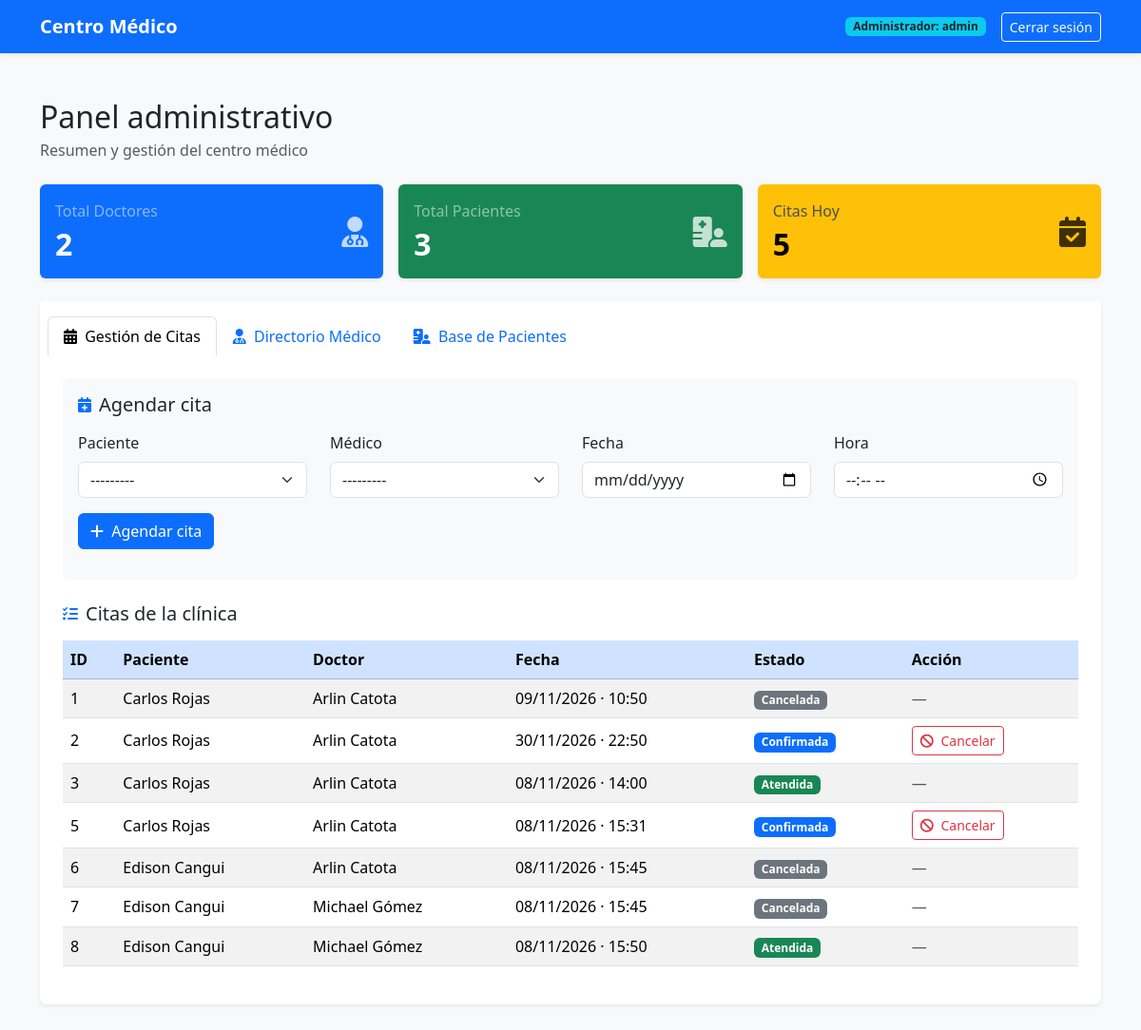
The page /administrativo/ (signed in) on the database its author committed.
### gestion_citas/models.py (models this page shows, shortened)
class Cita(models.Model):
    class Estado(models.TextChoices):
        CONFIRMADA = "Confirmada", "Confirmada"
        CANCELADA = "Cancelada", "Cancelada"
        ATENDIDA = "Atendida", "Atendida"
    id_paciente = models.ForeignKey(Paciente, on_delete=models.CASCADE)
    id_medico = models.ForeignKey(Medico, on_delete=models.CASCADE)
    fecha = models.DateField()
    hora = models.TimeField()
    estado = models.CharField(
        max_length=10,
        choices=Estado.choices,
        default=Estado.CONFIRMADA,
    )
    class Meta:
        constraints = [
            models.UniqueConstraint(
                fields=("id_medico", "fecha", "hora"),
                condition=models.Q(estado="Confirmada"),
                name="unique_confirmed_doctor_appointment_slot",
            ),
        ]

class Paciente(models.Model):
    user = models.OneToOneField(
        settings.AUTH_USER_MODEL,
        on_delete=models.CASCADE,
        related_name="paciente",
    )
    fecha_nacimiento = models.DateField(null=True, blank=True)
    cedula = models.CharField(
        max_length=10,
        unique=True,
        validators=[cedula_validator],
    )
    celular = models.CharField(
        max_length=10,
        validators=[telefono_validator],
    )
    sexo = models.CharField(
        max_length=10,
        choices=SEXO_CHOICES,
        blank=True,
        null=True,
    )
    correo = models.EmailField(blank=True, null=True)
    def __str__(self):
        return self.user.get_full_name() or self.user.get_username()

class Medico(models.Model):
    user = models.OneToOneField(
        settings.AUTH_USER_MODEL,
        on_delete=models.CASCADE,
        related_name="medico",
    )
    especialidad = models.CharField(
        max_length=100,
        choices=ESPECIALIDADES_CHOICES,
    )
    correo = models.EmailField(
        null=True,
        blank=True,
        validators=[
            EmailValidator(
                message="Ingrese una dirección de correo electrónico válida que contenga @ y un dominio."
            )
        ],
    )
    celular = models.CharField(
        max_length=10,
        null=True,
        blank=True,
        validators=[telefono_validator],
    )
    def __str__(self):
        return f"Dr. {self.user.get_full_name() or self.user.get_username()}"

### gestion_citas/views.py (the view, shortened to what this page needs)
@_rol_requerido(_es_administrativo)
def panel_administrativo(request):
    paciente_form = PacienteRegistroForm()
    medico_form = MedicoRegistroForm()
    cita_form = CitaAgendaForm()
    hoy = timezone.localdate()
    return render(
        request,
        "gestion_citas/panel_administrativo.html",
        {
            "pacientes": Paciente.objects.select_related("user").all(),
            "medicos": Medico.objects.select_related("user").all(),
            "citas": Cita.objects.select_related(
                "id_paciente__user",
                "id_medico__user",
            ).all(),
            "paciente_form": paciente_form,
            "medico_form": medico_form,
            "cita_form": cita_form,
            "total_doctores": Medico.objects.count(),
            "total_pacientes": Paciente.objects.count(),
            "citas_hoy": Cita.objects.filter(fecha=hoy).count(),
        },
    )

### gestion_citas/forms.py
class MedicoRegistroForm(_RegistroUsuarioForm):
    especialidad = forms.ChoiceField(
        choices=ESPECIALIDADES_CHOICES,
        label="Especialidad",
    )
    correo = CorreoField(
        label="Correo electrónico",
        required=False,
        error_messages={"invalid": MENSAJE_CORREO_INVALIDO},
    )
    celular = forms.CharField(
        max_length=10,
        label="Teléfono",
        required=False,
        strip=False,
        validators=[telefono_validator],
        error_messages={
            "max_length": "El teléfono debe tener exactamente 10 dígitos numéricos."
        },
    )
    profile_model = Medico
    group_name = "Medicos"
    profile_fields = ("especialidad", "correo", "celular")

### gestion_citas/views.py (called while the page is built)
def _es_administrativo(user):
    return user.is_staff or user.is_superuser or user.groups.filter(
        name__in=("Administrativo", "Administrativos")
    ).exists()

def _rol_requerido(verificar_rol):
    def decorador(vista):
        @wraps(vista)
        @login_required
        def protegida(request, *args, **kwargs):
            if not verificar_rol(request.user):
                return HttpResponseForbidden(
                    "No tienes permiso para acceder a esta página."
                )
            return vista(request, *args, **kwargs)
        return protegida
    return decorador

### gestion_citas/templates/gestion_citas/panel_administrativo.html (shortened to what this page needs)
{% extends "gestion_citas/base.html" %}
{% block extra_css %}
<link rel="stylesheet" href="https://cdnjs.cloudflare.com/ajax/libs/font-awesome/6.7.2/css/all.min.css">
<link rel="stylesheet" href="https://cdn.datatables.net/2.2.2/css/dataTables.bootstrap5.min.css">
{% endblock %}
{% block content %}
<div class="d-flex flex-wrap justify-content-between align-items-center gap-2 mb-4">
    <div>
        <h1 class="h2 mb-1">Panel administrativo</h1>
        <p class="text-body-secondary mb-0">Resumen y gestión del centro médico</p>
    </div>
</div>
<section class="row g-3 mb-4" aria-label="Estadísticas de la clínica">
    <div class="col-sm-6 col-xl-4">
        <div class="card border-0 shadow-sm text-bg-primary h-100">
            <div class="card-body d-flex align-items-center justify-content-between">
                <div>
                    <p class="mb-1 text-white-50">Total Doctores</p>
                    <p class="h2 mb-0 fw-bold">{{ total_doctores }}</p>
                </div>
                <i class="fa-solid fa-user-doctor fa-2x opacity-75" aria-hidden="true"></i>
            </div>
        </div>
    </div>
    <div class="col-sm-6 col-xl-4">
        <div class="card border-0 shadow-sm text-bg-success h-100">
            <div class="card-body d-flex align-items-center justify-content-between">
                <div>
                    <p class="mb-1 text-white-50">Total Pacientes</p>
                    <p class="h2 mb-0 fw-bold">{{ total_pacientes }}</p>
                </div>
                <i class="fa-solid fa-hospital-user fa-2x opacity-75" aria-hidden="true"></i>
            </div>
        </div>
    </div>
    <div class="col-sm-6 col-xl-4">
        <div class="card border-0 shadow-sm text-bg-warning h-100">
            <div class="card-body d-flex align-items-center justify-content-between">
                <div>
                    <p class="mb-1 text-dark-emphasis">Citas Hoy</p>
                    <p class="h2 mb-0 fw-bold">{{ citas_hoy }}</p>
                </div>
                <i class="fa-solid fa-calendar-check fa-2x opacity-75" aria-hidden="true"></i>
            </div>
        </div>
    </div>
</section>
<section class="card border-0 shadow-sm">
    <div class="card-header bg-white border-bottom-0 pt-3">
        <ul class="nav nav-tabs card-header-tabs" id="adminTabs" role="tablist">
            <li class="nav-item" role="presentation">
                <button
                    class="nav-link {% if not request.POST.action or request.POST.action == 'agendar_cita' or request.POST.action == 'cancelar_cita' %}active{% endif %}"
                    id="citas-tab"
                    data-bs-toggle="tab"
                    data-bs-target="#citas-pane"
                    type="button"
                    role="tab"
                    aria-controls="citas-pane"
                    aria-selected="{% if not request.POST.action or request.POST.action == 'agendar_cita' or request.POST.action == 'cancelar_cita' %}true{% else %}false{% endif %}"
                >
                    <i class="fa-solid fa-calendar-days me-1" aria-hidden="true"></i>
                    Gestión de Citas
                </button>
            </li>
            <li class="nav-item" role="presentation">
                <button
                    class="nav-link {% if request.POST.action == 'registrar_medico' %}active{% endif %}"
                    id="medicos-tab"
                    data-bs-toggle="tab"
                    data-bs-target="#medicos-pane"
                    type="button"
                    role="tab"
                    aria-controls="medicos-pane"
                    aria-selected="{% if request.POST.action == 'registrar_medico' %}true{% else %}false{% endif %}"
                >
                    <i class="fa-solid fa-user-doctor me-1" aria-hidden="true"></i>
                    Directorio Médico
                </button>
            </li>
            <li class="nav-item" role="presentation">
                <button
                    class="nav-link {% if request.POST.action == 'registrar_paciente' %}active{% endif %}"
                    id="pacientes-tab"
                    data-bs-toggle="tab"
                    data-bs-target="#pacientes-pane"
                    type="button"
                    role="tab"
                    aria-controls="pacientes-pane"
                    aria-selected="{% if request.POST.action == 'registrar_paciente' %}true{% else %}false{% endif %}"
                >
                    <i class="fa-solid fa-hospital-user me-1" aria-hidden="true"></i>
                    Base de Pacientes
                </button>
            </li>
        </ul>
    </div>
    <div class="card-body p-3 p-lg-4">
        <div class="tab-content" id="adminTabsContent">
            <div
                class="tab-pane fade {% if not request.POST.action or request.POST.action == 'agendar_cita' or request.POST.action == 'cancelar_cita' %}show active{% endif %}"
                id="citas-pane"
                role="tabpanel"
                aria-labelledby="citas-tab"
                tabindex="0"
            >
                <div class="card border-0 bg-light mb-4">
                    <div class="card-body">
                        <div class="d-flex align-items-center gap-2 mb-3">
                            <i class="fa-solid fa-calendar-plus text-primary" aria-hidden="true"></i>
                            <h2 class="h5 mb-0">Agendar cita</h2>
                        </div>
                        <form method="post">
                            <div class="row align-items-end">
                                {% for field in cita_form %}
                                    <div class="col-md-3 mb-3">
                                        <label for="{{ field.id_for_label }}" class="form-label">{{ field.label }}</label>
                                        {{ field }}
                                    </div>
                                {% endfor %}
                                <div class="col-md-3 mb-3">
                                    <button type="submit" class="btn btn-primary">
                                        <i class="fa-solid fa-plus me-1" aria-hidden="true"></i>
                                        Agendar cita
                                    </button>
                                </div>
                            </div>
                        </form>
                    </div>
                </div>
                <div class="d-flex align-items-center gap-2 mb-3">
                    <i class="fa-solid fa-list-check text-primary" aria-hidden="true"></i>
                    <h2 class="h5 mb-0">Citas de la clínica</h2>
                </div>
                <div class="table-responsive">
                    <table id="citasTable" class="table table-striped table-hover align-middle w-100">
                        <thead class="table-primary">
                            <tr>
                                <th scope="col">ID</th>
                                <th scope="col">Paciente</th>
                                <th scope="col">Doctor</th>
                                <th scope="col">Fecha</th>
                                <th scope="col">Estado</th>
                                <th scope="col">Acción</th>
                            </tr>
                        </thead>
                        <tbody>
                            {% for cita in citas %}
                                <tr>
                                    <td>{{ cita.pk }}</td>
                                    <td>{{ cita.id_paciente.user.get_full_name|default:cita.id_paciente.user.username }}</td>
                                    <td>{{ cita.id_medico.user.get_full_name|default:cita.id_medico.user.username }}</td>
                                    <td data-order="{{ cita.fecha|date:'Y-m-d' }} {{ cita.hora|time:'H:i' }}">
                                        {{ cita.fecha|date:"d/m/Y" }} · {{ cita.hora|time:"H:i" }}
                                    </td>
                                    <td>
                                        {% if cita.estado == "Confirmada" %}
                                            <span class="badge text-bg-primary">{{ cita.estado }}</span>
                                        {% elif cita.estado == "Atendida" %}
                                            <span class="badge text-bg-success">{{ cita.estado }}</span>
                                        {% else %}
                                            <span class="badge text-bg-secondary">{{ cita.estado }}</span>
                                        {% endif %}
                                    </td>
                                    <td>
                                        {% if cita.estado == "Confirmada" %}
                                            <form method="post">
                                                <button type="submit" class="btn btn-sm btn-outline-danger">
                                                    <i class="fa-solid fa-ban me-1" aria-hidden="true"></i>
                                                    Cancelar
                                                </button>
                                            </form>
                                        {% else %}
                                            <span class="text-body-secondary">—</span>
                                        {% endif %}
                                    </td>
                                </tr>
                            {% endfor %}
                        </tbody>
                    </table>
                </div>
            </div>
        </div>
    </div>
</section>
{% endblock %}

### gestion_citas/templates/gestion_citas/base.html (shortened to what this page needs)
{% load user_roles %}
<!doctype html>
<html lang="es">
<head>
    <link href="https://cdn.jsdelivr.net/npm/bootstrap@5.3.8/dist/css/bootstrap.min.css" rel="stylesheet">
    {% block extra_css %}{% endblock %}
</head>
<body class="bg-light">
    <nav class="navbar navbar-expand-lg navbar-dark bg-primary shadow-sm">
        <div class="container">
            <a class="navbar-brand fw-semibold" href="{% url 'inicio' %}">Centro Médico</a>
            {% if request.user.is_authenticated %}
                <div class="d-flex align-items-center gap-3">
                    <span class="badge bg-info text-dark">
                        {% if request.user.is_superuser %}
                            Administrador: {{ request.user.username }}
                        {% elif request.user|has_group:"Medicos" %}
                            Doctor(a): {{ request.user.first_name }} {{ request.user.last_name }}
                        {% elif request.user|has_group:"Pacientes" %}
                            Paciente: {{ request.user.first_name }} {{ request.user.last_name }}
                        {% else %}
                            {{ request.user.get_full_name|default:request.user.get_username }}
                        {% endif %}
                    </span>
                    <form method="post" action="{% url 'logout' %}" class="m-0">
                        <button type="submit" class="btn btn-outline-light btn-sm">Cerrar sesión</button>
                    </form>
                </div>
            {% endif %}
        </div>
    </nav>
    <main class="container py-4 py-lg-5">
        {% block content %}{% endblock %}
    </main>
</body>
</html>

### rows shown on the page
Cita: pk "1", id_paciente.user.get_full_name "Carlos Rojas", id_medico.user.get_full_name "Arlin Catota", fecha "09/11/2026", hora "10:50", estado "Cancelada"
Cita: pk "2", id_paciente.user.get_full_name "Carlos Rojas", id_medico.user.get_full_name "Arlin Catota", fecha "30/11/2026", hora "22:50", estado "Confirmada"
Cita: pk "3", id_paciente.user.get_full_name "Carlos Rojas", id_medico.user.get_full_name "Arlin Catota", fecha "08/11/2026", hora "14:00", estado "Atendida"
Cita: pk "5", id_paciente.user.get_full_name "Carlos Rojas", id_medico.user.get_full_name "Arlin Catota", fecha "08/11/2026", hora "15:31", estado "Confirmada"
Cita: pk "6", id_paciente.user.get_full_name "Edison Cangui", id_medico.user.get_full_name "Arlin Catota", fecha "08/11/2026", hora "15:45", estado "Cancelada"
Cita: pk "7", id_paciente.user.get_full_name "Edison Cangui", id_medico.user.get_full_name "Michael Gómez", fecha "08/11/2026", hora "15:45", estado "Cancelada"
Cita: pk "8", id_paciente.user.get_full_name "Edison Cangui", id_medico.user.get_full_name "Michael Gómez", fecha "08/11/2026", hora "15:50", estado "Atendida"

### other values the page prints
{{ request.user.username }} "admin"
{{ total_doctores }} "2"
{{ total_pacientes }} "3"
{{ citas_hoy }} "5"
{{ field.label }} "Paciente" "Médico" "Fecha" "Hora"
